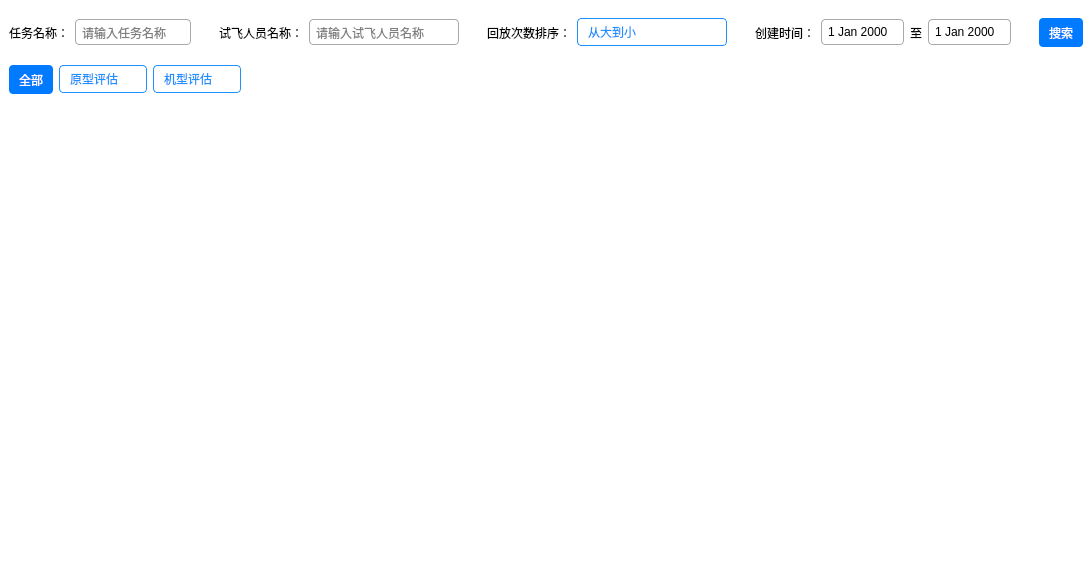
<?xml version="1.0" encoding="UTF-8"?>
<ui version="4.0">
 <class>ReplayWidget</class>
 <widget class="QWidget" name="ReplayWidget">
  <property name="geometry">
   <rect>
    <x>0</x>
    <y>0</y>
    <width>1092</width>
    <height>561</height>
   </rect>
  </property>
  <property name="windowTitle">
   <string>Form</string>
  </property>
  <layout class="QVBoxLayout" name="verticalLayout">
   <property name="spacing">
    <number>0</number>
   </property>
   <property name="leftMargin">
    <number>0</number>
   </property>
   <property name="topMargin">
    <number>0</number>
   </property>
   <property name="rightMargin">
    <number>0</number>
   </property>
   <property name="bottomMargin">
    <number>0</number>
   </property>
   <item>
    <widget class="QWidget" name="page_2" native="true">
     <property name="styleSheet">
      <string notr="true">QWidget#page_2{
background-color: #FFFFFF;
}
</string>
     </property>
     <layout class="QVBoxLayout" name="verticalLayout_3">
      <item>
       <widget class="QWidget" name="widget_2" native="true">
        <property name="sizePolicy">
         <sizepolicy hsizetype="Preferred" vsizetype="Fixed">
          <horstretch>0</horstretch>
          <verstretch>0</verstretch>
         </sizepolicy>
        </property>
        <property name="styleSheet">
         <string notr="true">QPushButton {
    background-color: #007BFF;  /* 蓝色背景 */
    color: white;  /* 白色文字 */
    border-radius: 4px;  /* 圆角 */
    padding: 5px 10px;  /* 内边距 */
    border: none;  /* 无边框 */
}

QPushButton:hover {
    background-color: #0056b3;  /* 悬停时更深的蓝色 */
}

QPushButton:pressed {
    background-color: #003d80;  /* 按下时更深的蓝色 */
}
QComboBox {
    background-color: white;             /* 背景颜色为白色 */
    color: #1E90FF;                      /* 字体颜色为蓝色 */
    border: 1px solid #1E90FF;           /* 边框为蓝色，宽度为2px */
    border-radius: 4px;                  /* 圆角半径 */
    padding: 5px 10px;  /* 内边距 */
}

QComboBox QAbstractItemView {
    background-color: white;             /* 下拉列表的背景为白色 */
    color: #1E90FF;                      /* 下拉列表字体颜色为蓝色 */
    selection-background-color: #D0E8FF; /* 选中项的背景颜色 */
    selection-color: #1E90FF;            /* 选中项的字体颜色 */
}

QComboBox:hover {
    border: 1px solid #4682B4;           /* 悬停时边框变成较深的蓝色 */
}

QComboBox::drop-down {
    border: none;                        /* 去除下拉按钮的边框 */
}

QComboBox::down-arrow {
    image: url(:/mainwindow/arrow_down.png);  /* 自定义下拉箭头图标 */
    width: 12px;                         /* 图标宽度 */
    height: 12px;                        /* 图标高度 */
}

QLineEdit,QDateEdit{
    background-color: white;          /* 背景颜色为白色 */
    border: 1px solid #A9A9A9;        /* 边框颜色为灰色（#A9A9A9），宽度为 1px */
    border-radius: 4px;               /* 圆角半径 */
    padding: 4px;                     /* 内边距，确保文字和边框之间有距离 */
}

QLineEdit:focus,QDateEdit:focus {
    border: 1px solid #808080;        /* 当 QLineEdit 获取焦点时，边框颜色变成深灰色 */
}</string>
        </property>
        <layout class="QVBoxLayout" name="verticalLayout_2">
         <property name="spacing">
          <number>0</number>
         </property>
         <property name="leftMargin">
          <number>0</number>
         </property>
         <property name="topMargin">
          <number>0</number>
         </property>
         <property name="rightMargin">
          <number>0</number>
         </property>
         <property name="bottomMargin">
          <number>0</number>
         </property>
         <item>
          <widget class="QWidget" name="widget_3" native="true">
           <layout class="QHBoxLayout" name="_1">
            <property name="leftMargin">
             <number>0</number>
            </property>
            <property name="topMargin">
             <number>9</number>
            </property>
            <property name="rightMargin">
             <number>0</number>
            </property>
            <property name="bottomMargin">
             <number>9</number>
            </property>
            <item>
             <widget class="QLabel" name="label">
              <property name="text">
               <string>任务名称：</string>
              </property>
             </widget>
            </item>
            <item>
             <widget class="QLineEdit" name="lineEdit">
              <property name="sizePolicy">
               <sizepolicy hsizetype="Fixed" vsizetype="Fixed">
                <horstretch>0</horstretch>
                <verstretch>0</verstretch>
               </sizepolicy>
              </property>
              <property name="placeholderText">
               <string>请输入任务名称</string>
              </property>
             </widget>
            </item>
            <item>
             <spacer name="horizontalSpacer_5">
              <property name="orientation">
               <enum>Qt::Orientation::Horizontal</enum>
              </property>
              <property name="sizeHint" stdset="0">
               <size>
                <width>40</width>
                <height>20</height>
               </size>
              </property>
             </spacer>
            </item>
            <item>
             <widget class="QLabel" name="label_2">
              <property name="text">
               <string>试飞人员名称：</string>
              </property>
             </widget>
            </item>
            <item>
             <widget class="QLineEdit" name="lineEdit_2">
              <property name="sizePolicy">
               <sizepolicy hsizetype="Fixed" vsizetype="Fixed">
                <horstretch>0</horstretch>
                <verstretch>0</verstretch>
               </sizepolicy>
              </property>
              <property name="minimumSize">
               <size>
                <width>150</width>
                <height>0</height>
               </size>
              </property>
              <property name="maximumSize">
               <size>
                <width>150</width>
                <height>16777215</height>
               </size>
              </property>
              <property name="placeholderText">
               <string>请输入试飞人员名称</string>
              </property>
             </widget>
            </item>
            <item>
             <spacer name="horizontalSpacer_4">
              <property name="orientation">
               <enum>Qt::Orientation::Horizontal</enum>
              </property>
              <property name="sizeHint" stdset="0">
               <size>
                <width>40</width>
                <height>20</height>
               </size>
              </property>
             </spacer>
            </item>
            <item>
             <widget class="QLabel" name="label_5">
              <property name="text">
               <string>回放次数排序：</string>
              </property>
             </widget>
            </item>
            <item>
             <widget class="QComboBox" name="comboBox_3">
              <property name="sizePolicy">
               <sizepolicy hsizetype="Fixed" vsizetype="Fixed">
                <horstretch>0</horstretch>
                <verstretch>0</verstretch>
               </sizepolicy>
              </property>
              <property name="minimumSize">
               <size>
                <width>150</width>
                <height>0</height>
               </size>
              </property>
              <property name="maximumSize">
               <size>
                <width>150</width>
                <height>16777215</height>
               </size>
              </property>
              <item>
               <property name="text">
                <string>从大到小</string>
               </property>
              </item>
             </widget>
            </item>
            <item>
             <spacer name="horizontalSpacer_3">
              <property name="orientation">
               <enum>Qt::Orientation::Horizontal</enum>
              </property>
              <property name="sizeHint" stdset="0">
               <size>
                <width>40</width>
                <height>20</height>
               </size>
              </property>
             </spacer>
            </item>
            <item>
             <widget class="QLabel" name="label_3">
              <property name="text">
               <string>创建时间：</string>
              </property>
             </widget>
            </item>
            <item>
             <widget class="QDateEdit" name="dateEdit">
              <property name="sizePolicy">
               <sizepolicy hsizetype="Fixed" vsizetype="Fixed">
                <horstretch>0</horstretch>
                <verstretch>0</verstretch>
               </sizepolicy>
              </property>
              <property name="buttonSymbols">
               <enum>QAbstractSpinBox::ButtonSymbols::NoButtons</enum>
              </property>
             </widget>
            </item>
            <item>
             <widget class="QLabel" name="label_4">
              <property name="text">
               <string>至</string>
              </property>
             </widget>
            </item>
            <item>
             <widget class="QDateEdit" name="dateEdit_2">
              <property name="sizePolicy">
               <sizepolicy hsizetype="Fixed" vsizetype="Fixed">
                <horstretch>0</horstretch>
                <verstretch>0</verstretch>
               </sizepolicy>
              </property>
              <property name="buttonSymbols">
               <enum>QAbstractSpinBox::ButtonSymbols::NoButtons</enum>
              </property>
             </widget>
            </item>
            <item>
             <spacer name="horizontalSpacer">
              <property name="orientation">
               <enum>Qt::Orientation::Horizontal</enum>
              </property>
              <property name="sizeHint" stdset="0">
               <size>
                <width>40</width>
                <height>20</height>
               </size>
              </property>
             </spacer>
            </item>
            <item>
             <widget class="QPushButton" name="pushButton">
              <property name="minimumSize">
               <size>
                <width>0</width>
                <height>29</height>
               </size>
              </property>
              <property name="text">
               <string>搜索</string>
              </property>
             </widget>
            </item>
           </layout>
          </widget>
         </item>
         <item>
          <widget class="QWidget" name="widget_4" native="true">
           <layout class="QHBoxLayout" name="_2">
            <property name="leftMargin">
             <number>0</number>
            </property>
            <property name="topMargin">
             <number>9</number>
            </property>
            <property name="rightMargin">
             <number>0</number>
            </property>
            <property name="bottomMargin">
             <number>9</number>
            </property>
            <item>
             <widget class="QPushButton" name="pushButton_3">
              <property name="minimumSize">
               <size>
                <width>0</width>
                <height>29</height>
               </size>
              </property>
              <property name="text">
               <string>全部</string>
              </property>
             </widget>
            </item>
            <item>
             <widget class="QComboBox" name="comboBox">
              <item>
               <property name="text">
                <string>原型评估</string>
               </property>
              </item>
             </widget>
            </item>
            <item>
             <widget class="QComboBox" name="comboBox_2">
              <item>
               <property name="text">
                <string>机型评估</string>
               </property>
              </item>
             </widget>
            </item>
            <item>
             <spacer name="horizontalSpacer_2">
              <property name="orientation">
               <enum>Qt::Orientation::Horizontal</enum>
              </property>
              <property name="sizeHint" stdset="0">
               <size>
                <width>40</width>
                <height>20</height>
               </size>
              </property>
             </spacer>
            </item>
           </layout>
          </widget>
         </item>
        </layout>
       </widget>
      </item>
      <item>
       <widget class="QScrollArea" name="scrollArea">
        <property name="frameShape">
         <enum>QFrame::Shape::NoFrame</enum>
        </property>
        <property name="frameShadow">
         <enum>QFrame::Shadow::Plain</enum>
        </property>
        <property name="widgetResizable">
         <bool>true</bool>
        </property>
        <widget class="QWidget" name="replayListWidget">
         <property name="geometry">
          <rect>
           <x>0</x>
           <y>0</y>
           <width>1074</width>
           <height>443</height>
          </rect>
         </property>
         <property name="styleSheet">
          <string notr="true">QWidget#replayListWidget{
background-color: rgb(255, 255, 255);
}</string>
         </property>
         <layout class="QVBoxLayout" name="replayListLayout">
          <property name="spacing">
           <number>20</number>
          </property>
         </layout>
        </widget>
       </widget>
      </item>
     </layout>
    </widget>
   </item>
  </layout>
 </widget>
 <resources/>
 <connections/>
</ui>
